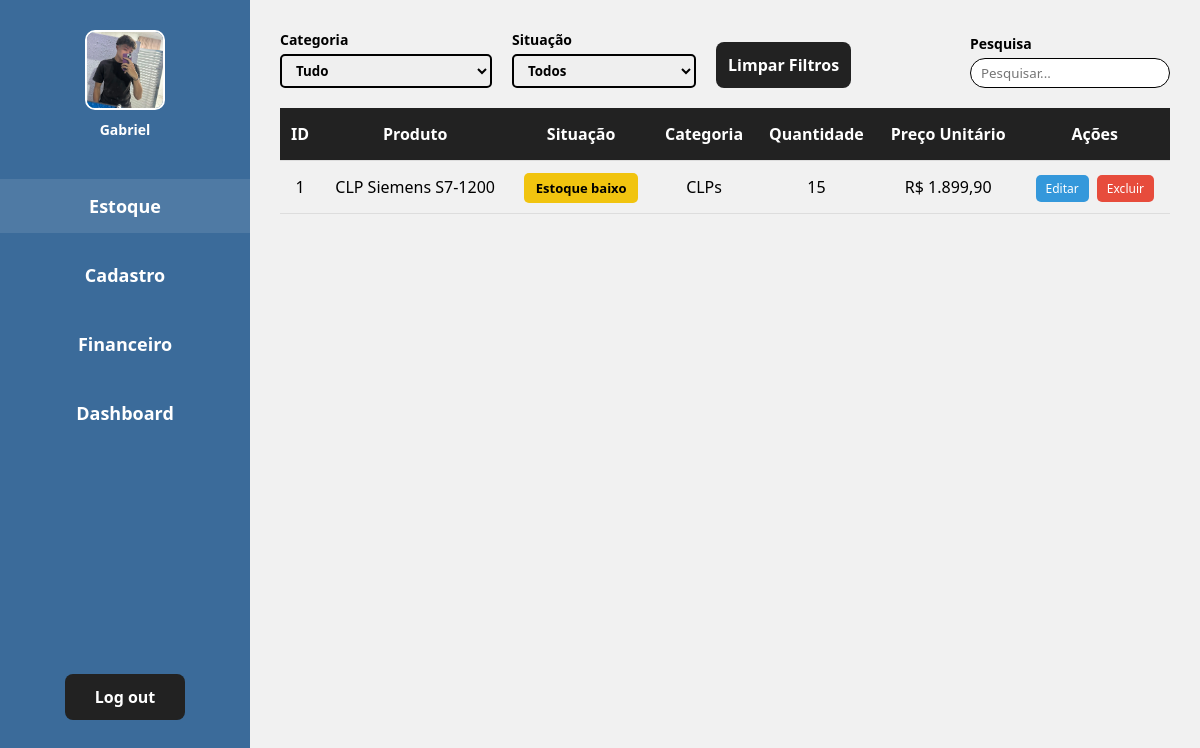
The page /admin/estoque.php?pesquisa=CLP Siemens S7-1200 (signed in) on the database as committed earlier.
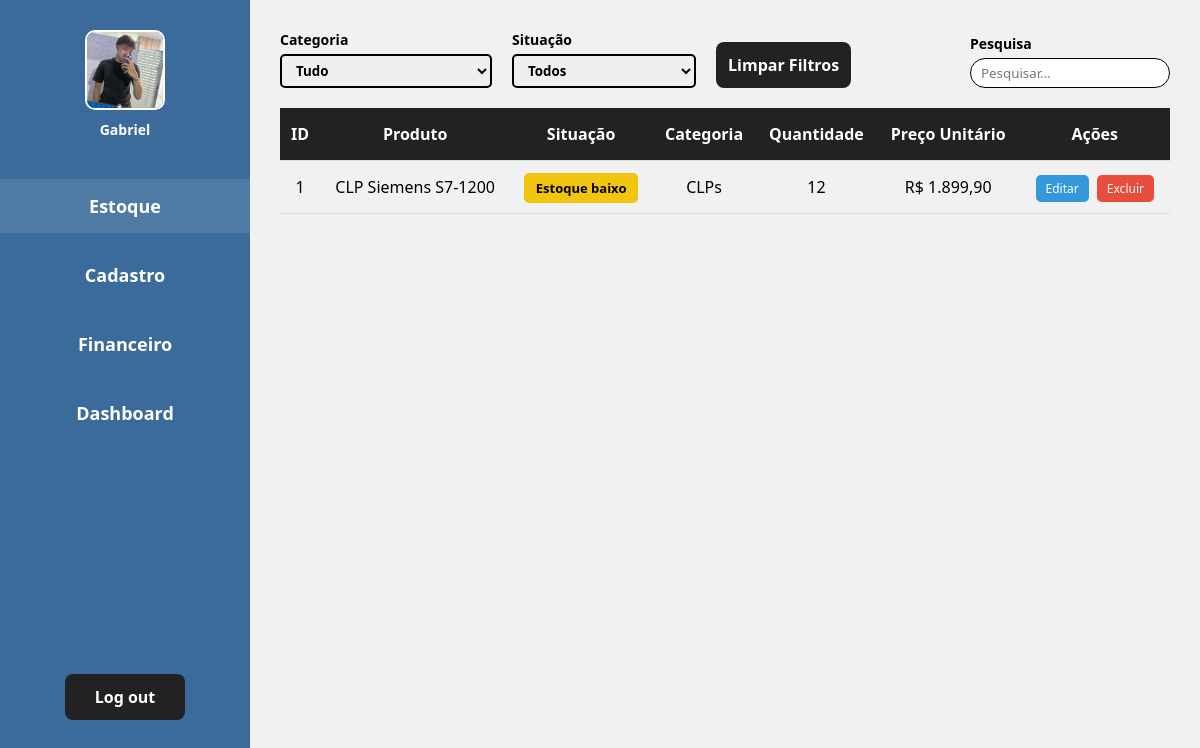
The same page on the database as committed later.
### tables this page shows
CREATE TABLE `produtos` (
  `id_produto` int(11) NOT NULL,
  `nome` varchar(60) NOT NULL,
  `data_cadastro` date NOT NULL DEFAULT curdate(),
  `quantidade_estoque` int(11) NOT NULL,
  `preco_unitario` decimal(10,2) NOT NULL,
  `descricao` varchar(1000) NOT NULL,
  `categoria` varchar(40) NOT NULL,
  `foto` varchar(255) DEFAULT NULL
);

### includes/crud.php (called while the page is built, shortened)
<?php
try {
    function readAll($pdo, $table, $where = null) {
        $sql = "SELECT * FROM $table";
        if ($where) {
            $sql .= " WHERE $where";
        }
        $stmt = $pdo->query($sql);
        return $stmt->fetchAll(PDO::FETCH_ASSOC);
    }
} catch (PDOException $e) {
    die("Erro de conexão: " . $e->getMessage());
}

### admin/estoque.php (the view, shortened to what this page needs)
<?php
require_once "../includes/crud.php";
$pesquisa = $_GET["pesquisa"] ?? null;
if($pesquisa != null){
    $produtos = readAll($pdo, "produtos", "nome LIKE '%$pesquisa%'");
} else {
    $produtos = readAll($pdo, 'produtos');
}
if(isset($_GET["categoria"])){
    $CategoriaSelect = !empty($_GET["categoria"]) ? $_GET["categoria"] : null;
} else {
    $CategoriaSelect = null;
}
if(isset($_GET["situacao"])){
    $SituacaoSelect = !empty($_GET["situacao"]) ? $_GET["situacao"] : null;
} else {
    $SituacaoSelect = null;
}
?>
<!DOCTYPE html>
<html lang="pt-BR">
<head>
    <link rel="stylesheet" href="../assets/estoque.css">
</head>
<body>
    <?php require_once "../includes/sidebar.php"; ?>
    <div class="main-content">
        <div class="top-bar">
            <form class="filters" method="GET">
                <div class="filter-group">
                    <label>Categoria</label>
                    <select name="categoria" id="categoria" onchange="this.form.submit()">
                        <option value="">Tudo</option>
                    </select>
                </div>
                <div class="filter-group">
                    <label for="situacao">Situação</label>
                    <select name="situacao" id="situacao" onchange="this.form.submit()">
                        <option value="">Todos</option>
                    </select>
                </div>
                <a href="estoque.php">Limpar Filtros</a>
            </form>
            <div class="search-bar">
                <label>Pesquisa</label>
                <form class="search-bar" action="estoque.php" method="GET">
                    <input type="text" name="pesquisa" placeholder="Pesquisar...">
                </form>
            </div>
        </div>
        <table>
            <thead>
                <tr>
                    <th>ID</th>
                    <th>Produto</th>
                    <th>Situação</th>
                    <th>Categoria</th>
                    <th>Quantidade</th>
                    <th>Preço Unitário</th>
                    <th>Ações</th>
                </tr>
            </thead>
            <tbody>
                <?php
                    if($produtos) {
                        foreach($produtos as $produto) {
                            $qtd = $produto['quantidade_estoque'];
                            if ($qtd >= 50) {
                                $classe_badge = "badge-verde";
                                $texto_badge = "Disponível";
                                $situacao = "Disponível";
                            } else if ($qtd > 0 && $qtd < 50) {
                                $classe_badge = "badge-amarelo";
                                $texto_badge = "Estoque baixo";
                                $situacao = "Estoque baixo";
                            } else {
                                $classe_badge = "badge-vermelho";
                                $texto_badge = "Sem estoque";
                                $situacao = "Sem estoque";
                            }
                        if (($CategoriaSelect == $produto['categoria'] || $CategoriaSelect == null) && ($SituacaoSelect == $situacao || $SituacaoSelect == null)) {
                ?>
                <tr>
                    <td><?php echo $produto['id_produto']; ?></td>
                    <td><?php echo htmlspecialchars($produto['nome']); ?></td>
                    <td><span class="badge <?php echo $classe_badge; ?>"><?php echo $texto_badge; ?></span></td>
                    <td><?php echo htmlspecialchars($produto['categoria']); ?></td>
                    <td><?php echo $produto['quantidade_estoque']; ?></td>
                    <td>R$ <?php echo number_format($produto['preco_unitario'], 2, ',', '.'); ?></td>
                    <td class="acoes">
                        <a href="atualizar-produto.php?id=<?php echo $produto['id_produto']; ?>" class="btn-editar">Editar</a>
                        <a href="estoque.php?excluir=<?php echo $produto['id_produto']; ?>" class="btn-excluir" onclick="return confirm('Tem certeza que deseja excluir?');">Excluir</a>
                    </td>
                </tr>
                <?php
                        }
                    }
                } else {
                    echo "<tr><td colspan='7'>Nenhum produto encontrado no estoque.</td></tr>";
                }
                ?>
            </tbody>
        </table>
    </div>
</body>
</html>

Rows that differ between the two databases and show on the page:
changed produtos "CLP Siemens S7-1200": quantidade_estoque "15" → "12"
